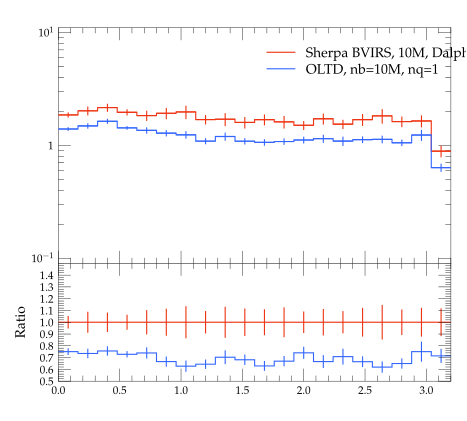

Source code (Python):
#! /usr/bin/env python

# This Python script was auto-generated using YODA v2.0.0.
# Analysis object: /evtb/inc_jbjg_dphi
# Timestamp: 15-04-2024 (14:39:54)

import matplotlib as mpl
import matplotlib.pyplot as plt
mpl.use('Agg') # comment out for interactive use
import os
import numpy as np

plotDir = os.path.split(os.path.realpath(__file__))[0]
if 'YODA_USER_PLOT_PATH' in globals():
    plot_outdir = globals()['YODA_USER_PLOT_PATH']
else:
    plot_outdir = plotDir

#plot style
plt.style.use(os.path.join(plotDir, '../default.mplstyle'))
# plot metadata
figW, figH = plt.rcParams['figure.figsize']
ax_xLabel = r''
ax_yLabel = r''
ax_title  = r''
ax_xScale = 'linear'
ax_yScale = 'log'
xLims = (0.0, 3.2)
yLims = (0.09000000000000001, 11.0)

# TeX-friendly labels for the legend
labels = [ r"Sherpa BVIRS, 10M, Dalpha=0.01", r"OLTD, nb=10M, nq=1" ]

# Create figure and axis objects
fig, (ax, ratio0_ax) = plt.subplots(2, 1, sharex=True,
                  figsize=(figW,figH), gridspec_kw={'height_ratios': (2, 1)})
ratio0_ax.yaxis.set_major_locator(mpl.ticker.MultipleLocator(0.1))
ratio0_ax.set_ylim(0.5, 1.4999)
ratio0_ax.set_ylabel('Ratio')

# LineColor map: curve index -> color
linecolors = {0: '#EE3311', 1: '#3366FF'}
# the numerical data is stored in a separate file
dataf = dict()
prefix = os.path.split(__file__)[0]
if prefix:    prefix = prefix + '/'
exec(open(prefix+'inc_jbjg_dphi__data.py').read(), dataf)


legend_handles = [] # keep track of handles for the legend

# style options for curves
# starts at zorder>=5 to draw curve on top of legend
styles = {
  'curve0': {
    'color' : linecolors[0],
    'linestyle' : '-',
    'marker' : 'o',
    'zorder' : 5,
    'histstyle' : True,
  },
  'curve1': {
    'color' : linecolors[1],
    'linestyle' : '-',
    'marker' : 'o',
    'zorder' : 6,
    'histstyle' : True,
  },
}
# curve from input yoda files in main panel
for label in dataf['yvals'].keys():
    if all(np.isnan(v) for v in dataf['yvals'][label]):
        continue
    tmp = None
    if styles[label]['histstyle']: # draw as histogram
        tmp, = ax.plot(dataf['xedges'], dataf['yedges'][label],
                       color=styles[label]['color'],
                       linestyle=styles[label]['linestyle'],
                       drawstyle='steps-pre', solid_joinstyle='miter',
                       zorder=styles[label]['zorder'], label=label)
        ax.errorbar(dataf['xpoints'], dataf['yvals'][label], color=styles[label]['color'],
                    xerr=dataf['xerrs'], yerr=[dataf['ydowns'][label], dataf['yups'][label]],
                    linestyle='none', zorder=styles[label]['zorder'])
    else: # draw as scatter
        tmp = ax.errorbar(dataf['xpoints'], dataf['yvals'][label],
                          xerr=dataf['xerrs'],
                          yerr=[ dataf['ydowns'][label],
                          dataf['yups'][label] ],
                          fmt=styles[label]['marker'],
                          ecolor=styles[label]['color'],
                          color=styles[label]['color'], zorder=2)
        tmp[-1][0].set_linestyle(styles[label]['linestyle'])
    legend_handles += [tmp]
    for varLabel in dataf['variation_yvals'].keys():
        if varLabel.startswith(label):
            tmp, = ax.plot(dataf['xedges'], dataf['variation_yvals'][varLabel],
                           color=styles[label]['color'],
                           linestyle=styles[label]['linestyle'],
                           drawstyle='steps-pre', solid_joinstyle='miter',
                           zorder=styles[label]['zorder'], alpha=0.5)


# plots on ratio panel
# curve from input yoda files in ratio panel
for label, yvals in dataf['ratio0_yvals'].items():
    if all(np.isnan(v) for v in yvals):
        continue
    if styles[label]['histstyle']: # plot as histogram
        ratio0_ax.plot(dataf['xedges'], yvals,
                       color=styles[label]['color'],
                       linestyle=styles[label]['linestyle'],
                       drawstyle='steps-pre', zorder=1,
                       solid_joinstyle='miter')
        ratio0_ax.vlines(dataf['xpoints'],
                         dataf['ratio0_ymin'][label],
                         dataf['ratio0_ymax'][label],
                         color=styles[label]['color'], zorder=1)
    else: # plot as scatter
        tmp = ratio0_ax.errorbar(dataf['xpoints'],
                                 yvals, xerr=dataf['xerrs'],
                                 yerr=dataf['ratio0_yerrs'][label],
                                 fmt=styles[label]['marker'],
                                 ecolor=styles[label]['color'],
                                 color=styles[label]['color'])
        tmp[-1][0].set_linestyle(styles[label]['linestyle'])

    for varlabel in dataf['ratio0_variation_vals'].keys():
        if varlabel.startswith(label):
            ratio0_ax.plot(dataf['xedges'],
                            dataf['ratio0_variation_vals'][varlabel],
                            color=styles[label]['color'],
                            linestyle=styles[label]['linestyle'],
                            drawstyle='steps-pre', solid_joinstyle='miter',
                            zorder=1, alpha=0.5)

legend_pos = (0.5, 0.97)
ax.legend(legend_handles, labels, loc='upper left', bbox_to_anchor=legend_pos)

# set plot metadata as defined above
ratio0_ax.set_xlabel(ax_xLabel)
ratio0_ax.xaxis.set_label_coords(1., -.15)
ax.set_ylabel(ax_yLabel, loc='top')
ax.set_title(ax_title, loc='left')
ax.set_xscale(ax_xScale)
ax.set_yscale(ax_yScale)
ax.set_xlim(xLims)
ax.set_ylim(yLims)

# tick formatting
plt.rcParams['xtick.top'] = True
plt.rcParams['ytick.right'] = True
ax.yaxis.set_major_locator(mpl.ticker.LogLocator(base=10.0, numticks=np.inf))
ax.yaxis.set_minor_locator(mpl.ticker.LogLocator(
                           base=10.0, subs=np.arange(0.1, 1, 0.1), numticks=np.inf))
fig.align_ylabels((ax, ratio0_ax))
plt.savefig(os.path.join(plot_outdir, 'inc_jbjg_dphi.pdf'), format='PDF')
plt.savefig(os.path.join(plot_outdir, 'inc_jbjg_dphi.png'), format='PNG')

plt.close(fig)
